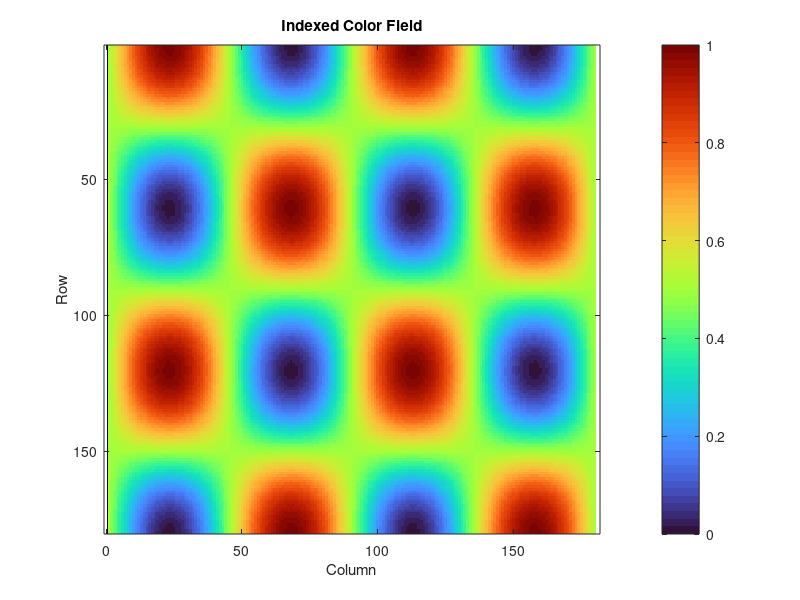

Recreate this plot in MATLAB.
[X, Y] = meshgrid(linspace(0, 1, 180), linspace(0, 1, 180));
pattern = 0.5 + 0.5*sin(4*pi*X).*cos(3*pi*Y);
color_index = round(1 + 63*pattern);

image(color_index);
colormap('turbo');
colorbar;
title('Indexed Color Field');
xlabel('Column');
ylabel('Row');
axis equal;
